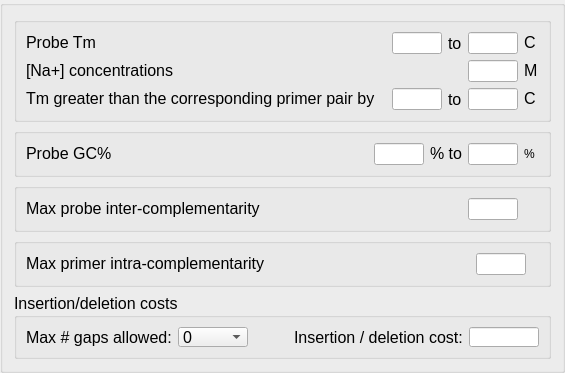
        <widget class="QGroupBox" name="groupBox_2">
         <property name="title">
          <string/>
         </property>
         <layout class="QGridLayout" name="gridLayout_9">
          <item row="0" column="0">
           <layout class="QVBoxLayout" name="verticalLayout_6">
            <item>
             <widget class="QGroupBox" name="groupBox_4">
              <property name="title">
               <string/>
              </property>
              <layout class="QGridLayout" name="gridLayout_3">
               <item row="0" column="0">
                <layout class="QVBoxLayout" name="verticalLayout_3">
                 <item>
                  <layout class="QHBoxLayout" name="horizontalLayout_5">
                   <item>
                    <widget class="QLabel" name="label_9">
                     <property name="sizePolicy">
                      <sizepolicy hsizetype="Expanding" vsizetype="Fixed">
                       <horstretch>0</horstretch>
                       <verstretch>0</verstretch>
                      </sizepolicy>
                     </property>
                     <property name="font">
                      <font>
                       <pointsize>12</pointsize>
                      </font>
                     </property>
                     <property name="text">
                      <string>Probe Tm</string>
                     </property>
                    </widget>
                   </item>
                   <item>
                    <widget class="QLineEdit" name="lineEdit_tmMin">
                     <property name="sizePolicy">
                      <sizepolicy hsizetype="Fixed" vsizetype="Fixed">
                       <horstretch>0</horstretch>
                       <verstretch>0</verstretch>
                      </sizepolicy>
                     </property>
                     <property name="minimumSize">
                      <size>
                       <width>50</width>
                       <height>0</height>
                      </size>
                     </property>
                     <property name="maximumSize">
                      <size>
                       <width>50</width>
                       <height>16777215</height>
                      </size>
                     </property>
                    </widget>
                   </item>
                   <item>
                    <widget class="QLabel" name="label_7">
                     <property name="font">
                      <font>
                       <pointsize>12</pointsize>
                      </font>
                     </property>
                     <property name="text">
                      <string>to</string>
                     </property>
                    </widget>
                   </item>
                   <item>
                    <widget class="QLineEdit" name="lineEdit_tmMax">
                     <property name="sizePolicy">
                      <sizepolicy hsizetype="Fixed" vsizetype="Fixed">
                       <horstretch>0</horstretch>
                       <verstretch>0</verstretch>
                      </sizepolicy>
                     </property>
                     <property name="minimumSize">
                      <size>
                       <width>50</width>
                       <height>0</height>
                      </size>
                     </property>
                     <property name="maximumSize">
                      <size>
                       <width>50</width>
                       <height>16777215</height>
                      </size>
                     </property>
                    </widget>
                   </item>
                   <item>
                    <widget class="QLabel" name="label_11">
                     <property name="sizePolicy">
                      <sizepolicy hsizetype="Fixed" vsizetype="Fixed">
                       <horstretch>0</horstretch>
                       <verstretch>0</verstretch>
                      </sizepolicy>
                     </property>
                     <property name="minimumSize">
                      <size>
                       <width>15</width>
                       <height>0</height>
                      </size>
                     </property>
                     <property name="font">
                      <font>
                       <pointsize>12</pointsize>
                      </font>
                     </property>
                     <property name="text">
                      <string>C</string>
                     </property>
                    </widget>
                   </item>
                  </layout>
                 </item>
                 <item>
                  <layout class="QHBoxLayout" name="horizontalLayout_7">
                   <item>
                    <widget class="QLabel" name="label_15">
                     <property name="sizePolicy">
                      <sizepolicy hsizetype="Expanding" vsizetype="Fixed">
                       <horstretch>0</horstretch>
                       <verstretch>0</verstretch>
                      </sizepolicy>
                     </property>
                     <property name="font">
                      <font>
                       <pointsize>12</pointsize>
                      </font>
                     </property>
                     <property name="text">
                      <string>[Na+] concentrations </string>
                     </property>
                    </widget>
                   </item>
                   <item>
                    <widget class="QLineEdit" name="lineEdit_NaConsent">
                     <property name="sizePolicy">
                      <sizepolicy hsizetype="Fixed" vsizetype="Fixed">
                       <horstretch>0</horstretch>
                       <verstretch>0</verstretch>
                      </sizepolicy>
                     </property>
                     <property name="minimumSize">
                      <size>
                       <width>50</width>
                       <height>0</height>
                      </size>
                     </property>
                     <property name="maximumSize">
                      <size>
                       <width>50</width>
                       <height>16777215</height>
                      </size>
                     </property>
                    </widget>
                   </item>
                   <item>
                    <widget class="QLabel" name="label_16">
                     <property name="sizePolicy">
                      <sizepolicy hsizetype="Fixed" vsizetype="Fixed">
                       <horstretch>0</horstretch>
                       <verstretch>0</verstretch>
                      </sizepolicy>
                     </property>
                     <property name="minimumSize">
                      <size>
                       <width>15</width>
                       <height>0</height>
                      </size>
                     </property>
                     <property name="font">
                      <font>
                       <pointsize>12</pointsize>
                      </font>
                     </property>
                     <property name="text">
                      <string>M</string>
                     </property>
                    </widget>
                   </item>
                  </layout>
                 </item>
                 <item>
                  <layout class="QHBoxLayout" name="horizontalLayout_8">
                   <item>
                    <widget class="QLabel" name="label_17">
                     <property name="sizePolicy">
                      <sizepolicy hsizetype="Expanding" vsizetype="Fixed">
                       <horstretch>0</horstretch>
                       <verstretch>0</verstretch>
                      </sizepolicy>
                     </property>
                     <property name="font">
                      <font>
                       <pointsize>12</pointsize>
                      </font>
                     </property>
                     <property name="text">
                      <string>Tm greater than the corresponding primer pair by</string>
                     </property>
                    </widget>
                   </item>
                   <item>
                    <widget class="QLineEdit" name="lineEdit_tmDiffMin">
                     <property name="sizePolicy">
                      <sizepolicy hsizetype="Fixed" vsizetype="Fixed">
                       <horstretch>0</horstretch>
                       <verstretch>0</verstretch>
                      </sizepolicy>
                     </property>
                     <property name="minimumSize">
                      <size>
                       <width>50</width>
                       <height>0</height>
                      </size>
                     </property>
                     <property name="maximumSize">
                      <size>
                       <width>50</width>
                       <height>16777215</height>
                      </size>
                     </property>
                    </widget>
                   </item>
                   <item>
                    <widget class="QLabel" name="label_8">
                     <property name="font">
                      <font>
                       <pointsize>12</pointsize>
                      </font>
                     </property>
                     <property name="text">
                      <string>to</string>
                     </property>
                    </widget>
                   </item>
                   <item>
                    <widget class="QLineEdit" name="lineEdit_tmDiffMax">
                     <property name="sizePolicy">
                      <sizepolicy hsizetype="Fixed" vsizetype="Fixed">
                       <horstretch>0</horstretch>
                       <verstretch>0</verstretch>
                      </sizepolicy>
                     </property>
                     <property name="minimumSize">
                      <size>
                       <width>50</width>
                       <height>0</height>
                      </size>
                     </property>
                     <property name="maximumSize">
                      <size>
                       <width>50</width>
                       <height>16777215</height>
                      </size>
                     </property>
                    </widget>
                   </item>
                   <item>
                    <widget class="QLabel" name="label_18">
                     <property name="sizePolicy">
                      <sizepolicy hsizetype="Fixed" vsizetype="Fixed">
                       <horstretch>0</horstretch>
                       <verstretch>0</verstretch>
                      </sizepolicy>
                     </property>
                     <property name="minimumSize">
                      <size>
                       <width>15</width>
                       <height>0</height>
                      </size>
                     </property>
                     <property name="font">
                      <font>
                       <pointsize>12</pointsize>
                      </font>
                     </property>
                     <property name="text">
                      <string>C</string>
                     </property>
                    </widget>
                   </item>
                  </layout>
                 </item>
                </layout>
               </item>
              </layout>
             </widget>
            </item>
            <item>
             <widget class="QGroupBox" name="groupBox_5">
              <property name="title">
               <string/>
              </property>
              <layout class="QGridLayout" name="gridLayout_4">
               <item row="0" column="0">
                <layout class="QHBoxLayout" name="horizontalLayout_6">
                 <item>
                  <widget class="QLabel" name="label_12">
                   <property name="sizePolicy">
                    <sizepolicy hsizetype="Expanding" vsizetype="Fixed">
                     <horstretch>0</horstretch>
                     <verstretch>0</verstretch>
                    </sizepolicy>
                   </property>
                   <property name="font">
                    <font>
                     <pointsize>12</pointsize>
                    </font>
                   </property>
                   <property name="text">
                    <string>Probe GC%</string>
                   </property>
                  </widget>
                 </item>
                 <item>
                  <widget class="QLineEdit" name="lineEdit_GCMin">
                   <property name="sizePolicy">
                    <sizepolicy hsizetype="Fixed" vsizetype="Fixed">
                     <horstretch>0</horstretch>
                     <verstretch>0</verstretch>
                    </sizepolicy>
                   </property>
                   <property name="minimumSize">
                    <size>
                     <width>50</width>
                     <height>0</height>
                    </size>
                   </property>
                   <property name="maximumSize">
                    <size>
                     <width>50</width>
                     <height>16777215</height>
                    </size>
                   </property>
                  </widget>
                 </item>
                 <item>
                  <widget class="QLabel" name="label_13">
                   <property name="sizePolicy">
                    <sizepolicy hsizetype="Fixed" vsizetype="Fixed">
                     <horstretch>0</horstretch>
                     <verstretch>0</verstretch>
                    </sizepolicy>
                   </property>
                   <property name="minimumSize">
                    <size>
                     <width>30</width>
                     <height>0</height>
                    </size>
                   </property>
                   <property name="font">
                    <font>
                     <pointsize>12</pointsize>
                    </font>
                   </property>
                   <property name="text">
                    <string>% to</string>
                   </property>
                  </widget>
                 </item>
                 <item>
                  <widget class="QLineEdit" name="lineEdit_GCMax">
                   <property name="sizePolicy">
                    <sizepolicy hsizetype="Fixed" vsizetype="Fixed">
                     <horstretch>0</horstretch>
                     <verstretch>0</verstretch>
                    </sizepolicy>
                   </property>
                   <property name="minimumSize">
                    <size>
                     <width>50</width>
                     <height>0</height>
                    </size>
                   </property>
                   <property name="maximumSize">
                    <size>
                     <width>50</width>
                     <height>16777215</height>
                    </size>
                   </property>
                  </widget>
                 </item>
                 <item>
                  <widget class="QLabel" name="label_14">
                   <property name="sizePolicy">
                    <sizepolicy hsizetype="Fixed" vsizetype="Fixed">
                     <horstretch>0</horstretch>
                     <verstretch>0</verstretch>
                    </sizepolicy>
                   </property>
                   <property name="minimumSize">
                    <size>
                     <width>15</width>
                     <height>0</height>
                    </size>
                   </property>
                   <property name="text">
                    <string>%</string>
                   </property>
                  </widget>
                 </item>
                </layout>
               </item>
              </layout>
             </widget>
            </item>
            <item>
             <widget class="QGroupBox" name="groupBox_6">
              <property name="title">
               <string/>
              </property>
              <layout class="QGridLayout" name="gridLayout_5">
               <item row="0" column="0">
                <layout class="QHBoxLayout" name="horizontalLayout_9">
                 <item>
                  <widget class="QLabel" name="label_19">
                   <property name="sizePolicy">
                    <sizepolicy hsizetype="Expanding" vsizetype="Fixed">
                     <horstretch>0</horstretch>
                     <verstretch>0</verstretch>
                    </sizepolicy>
                   </property>
                   <property name="font">
                    <font>
                     <pointsize>12</pointsize>
                    </font>
                   </property>
                   <property name="text">
                    <string>Max probe inter-complementarity</string>
                   </property>
                  </widget>
                 </item>
                 <item>
                  <widget class="QLineEdit" name="lineEdit_maxPbPrComp">
                   <property name="sizePolicy">
                    <sizepolicy hsizetype="Fixed" vsizetype="Fixed">
                     <horstretch>0</horstretch>
                     <verstretch>0</verstretch>
                    </sizepolicy>
                   </property>
                   <property name="minimumSize">
                    <size>
                     <width>50</width>
                     <height>0</height>
                    </size>
                   </property>
                   <property name="maximumSize">
                    <size>
                     <width>50</width>
                     <height>16777215</height>
                    </size>
                   </property>
                  </widget>
                 </item>
                 <item>
                  <widget class="QLabel" name="label_20">
                   <property name="sizePolicy">
                    <sizepolicy hsizetype="Fixed" vsizetype="Fixed">
                     <horstretch>0</horstretch>
                     <verstretch>0</verstretch>
                    </sizepolicy>
                   </property>
                   <property name="minimumSize">
                    <size>
                     <width>15</width>
                     <height>0</height>
                    </size>
                   </property>
                   <property name="text">
                    <string/>
                   </property>
                  </widget>
                 </item>
                </layout>
               </item>
              </layout>
             </widget>
            </item>
            <item>
             <widget class="QGroupBox" name="groupBox_8">
              <property name="title">
               <string/>
              </property>
              <layout class="QGridLayout" name="gridLayout_7">
               <item row="0" column="0">
                <layout class="QHBoxLayout" name="horizontalLayout_11">
                 <item>
                  <widget class="QLabel" name="label_23">
                   <property name="sizePolicy">
                    <sizepolicy hsizetype="Expanding" vsizetype="Fixed">
                     <horstretch>0</horstretch>
                     <verstretch>0</verstretch>
                    </sizepolicy>
                   </property>
                   <property name="font">
                    <font>
                     <pointsize>12</pointsize>
                    </font>
                   </property>
                   <property name="text">
                    <string>Max primer intra-complementarity</string>
                   </property>
                  </widget>
                 </item>
                 <item>
                  <widget class="QLineEdit" name="lineEdit_maxSelfComp">
                   <property name="sizePolicy">
                    <sizepolicy hsizetype="Fixed" vsizetype="Fixed">
                     <horstretch>0</horstretch>
                     <verstretch>0</verstretch>
                    </sizepolicy>
                   </property>
                   <property name="minimumSize">
                    <size>
                     <width>50</width>
                     <height>0</height>
                    </size>
                   </property>
                   <property name="maximumSize">
                    <size>
                     <width>50</width>
                     <height>16777215</height>
                    </size>
                   </property>
                  </widget>
                 </item>
                 <item>
                  <widget class="QLabel" name="label_24">
                   <property name="text">
                    <string/>
                   </property>
                  </widget>
                 </item>
                </layout>
               </item>
              </layout>
             </widget>
            </item>
           </layout>
          </item>
          <item row="1" column="0">
           <widget class="QGroupBox" name="groupBox_10">
            <property name="sizePolicy">
             <sizepolicy hsizetype="Preferred" vsizetype="Fixed">
              <horstretch>0</horstretch>
              <verstretch>0</verstretch>
             </sizepolicy>
            </property>
            <property name="font">
             <font>
              <pointsize>12</pointsize>
             </font>
            </property>
            <property name="title">
             <string>Insertion/deletion costs</string>
            </property>
            <layout class="QGridLayout" name="gridLayout_14">
             <item row="0" column="0">
              <layout class="QHBoxLayout" name="horizontalLayout_12">
               <item>
                <widget class="QLabel" name="label_25">
                 <property name="sizePolicy">
                  <sizepolicy hsizetype="Preferred" vsizetype="Fixed">
                   <horstretch>0</horstretch>
                   <verstretch>0</verstretch>
                  </sizepolicy>
                 </property>
                 <property name="minimumSize">
                  <size>
                   <width>0</width>
                   <height>20</height>
                  </size>
                 </property>
                 <property name="maximumSize">
                  <size>
                   <width>16777215</width>
                   <height>20</height>
                  </size>
                 </property>
                 <property name="font">
                  <font>
                   <pointsize>12</pointsize>
                  </font>
                 </property>
                 <property name="text">
                  <string>Max # gaps allowed:</string>
                 </property>
                </widget>
               </item>
               <item>
                <widget class="QComboBox" name="comboBox_maxGap">
                 <property name="sizePolicy">
                  <sizepolicy hsizetype="Fixed" vsizetype="Fixed">
                   <horstretch>0</horstretch>
                   <verstretch>0</verstretch>
                  </sizepolicy>
                 </property>
                 <property name="minimumSize">
                  <size>
                   <width>70</width>
                   <height>20</height>
                  </size>
                 </property>
                 <property name="maximumSize">
                  <size>
                   <width>70</width>
                   <height>20</height>
                  </size>
                 </property>
                 <item>
                  <property name="text">
                   <string>0</string>
                  </property>
                 </item>
                 <item>
                  <property name="text">
                   <string>1</string>
                  </property>
                 </item>
                 <item>
                  <property name="text">
                   <string>2</string>
                  </property>
                 </item>
                 <item>
                  <property name="text">
                   <string>3</string>
                  </property>
                 </item>
                </widget>
               </item>
               <item>
                <spacer name="horizontalSpacer_2">
                 <property name="orientation">
                  <enum>Qt::Horizontal</enum>
                 </property>
                 <property name="sizeHint" stdset="0">
                  <size>
                   <width>40</width>
                   <height>20</height>
                  </size>
                 </property>
                </spacer>
               </item>
               <item>
                <widget class="QLabel" name="label_26">
                 <property name="sizePolicy">
                  <sizepolicy hsizetype="Preferred" vsizetype="Fixed">
                   <horstretch>0</horstretch>
                   <verstretch>0</verstretch>
                  </sizepolicy>
                 </property>
                 <property name="minimumSize">
                  <size>
                   <width>0</width>
                   <height>20</height>
                  </size>
                 </property>
                 <property name="maximumSize">
                  <size>
                   <width>16777215</width>
                   <height>20</height>
                  </size>
                 </property>
                 <property name="font">
                  <font>
                   <pointsize>12</pointsize>
                  </font>
                 </property>
                 <property name="text">
                  <string>Insertion / deletion cost:</string>
                 </property>
                </widget>
               </item>
               <item>
                <widget class="QLineEdit" name="lineEdit_cost">
                 <property name="sizePolicy">
                  <sizepolicy hsizetype="Fixed" vsizetype="Fixed">
                   <horstretch>0</horstretch>
                   <verstretch>0</verstretch>
                  </sizepolicy>
                 </property>
                 <property name="minimumSize">
                  <size>
                   <width>70</width>
                   <height>20</height>
                  </size>
                 </property>
                 <property name="maximumSize">
                  <size>
                   <width>70</width>
                   <height>20</height>
                  </size>
                 </property>
                </widget>
               </item>
              </layout>
             </item>
            </layout>
           </widget>
          </item>
         </layout>
        </widget>
